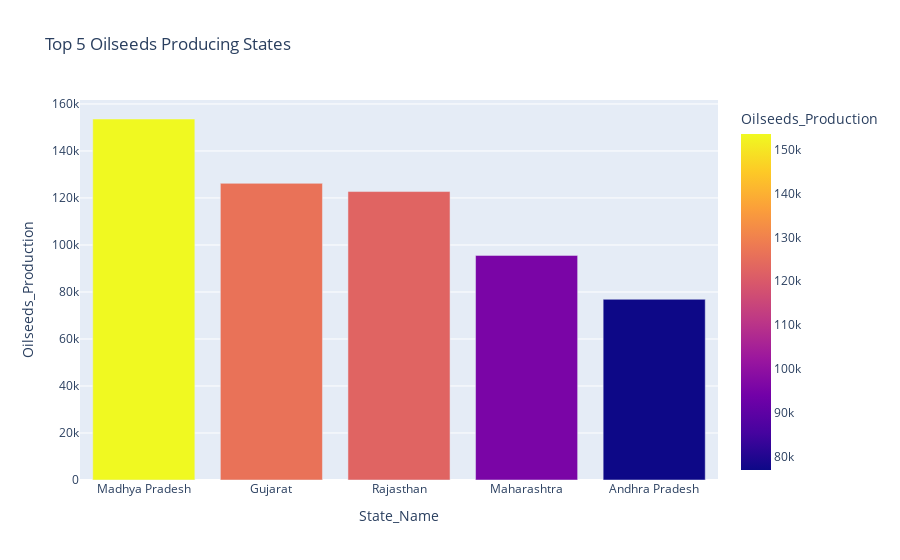

Source (notebook cell):
### Code cell
#3.Oil seed production by top 5 states
oilseed_production = df.groupby('State_Name')['Oilseeds_Production'].sum().sort_values(ascending=False).head(5).reset_index()
fig_oilseed = px.bar(oilseed_production, x='State_Name', y='Oilseeds_Production', color='Oilseeds_Production', title='Top 5 Oilseeds Producing States')
fig_oilseed.show()

### Figure 1 — Plotly figure (JSON) as saved in the notebook; plotly's stock layout.template omitted (floating-point values rounded to 4 significant figures)
{"data": [{"hovertemplate": "State_Name=%{x}<br>Oilseeds_Production=%{marker.color}<extra></extra>", "legendgroup": "", "marker": {"color": [153600.0, 126200.0, 122700.0, 95570.0, 76890.0], "coloraxis": "coloraxis", "pattern": {"shape": ""}}, "name": "", "orientation": "v", "showlegend": false, "textposition": "auto", "type": "bar", "x": ["Madhya Pradesh", "Gujarat", "Rajasthan", "Maharashtra", "Andhra Pradesh"], "xaxis": "x", "y": [153600.0, 126200.0, 122700.0, 95570.0, 76890.0], "yaxis": "y"}], "layout": {"barmode": "relative", "coloraxis": {"colorbar": {"title": {"text": "Oilseeds_Production"}}, "colorscale": [[0, "#0d0887"], [0.1111, "#46039f"], [0.2222, "#7201a8"], [0.3333, "#9c179e"], [0.4444, "#bd3786"], [0.5556, "#d8576b"], [0.6667, "#ed7953"], [0.7778, "#fb9f3a"], [0.8889, "#fdca26"], [1, "#f0f921"]]}, "legend": {"tracegroupgap": 0}, "title": {"text": "Top 5 Oilseeds Producing States"}, "xaxis": {"anchor": "y", "domain": [0, 1], "title": {"text": "State_Name"}}, "yaxis": {"anchor": "x", "domain": [0, 1], "title": {"text": "Oilseeds_Production"}}}}
